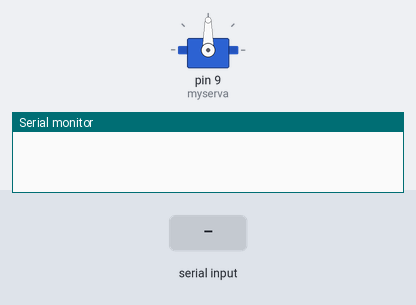
A sketch run on a simulated Arduino Uno, built with avr-gcc and run on an emulated ATmega328P. Parts: servo, the last lines printed to the serial monitor. Inputs (shaded band) come from the test bench.

Above: at 1.2 s.
1.3 s: "30,150\n" received over Serial
At 2.9 s:
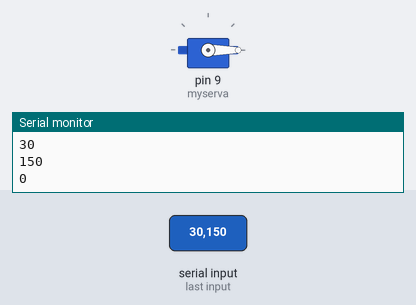
3.8 s: "90,45\n" received over Serial
At 4.1 s:
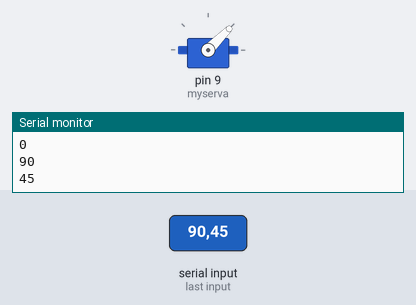
6.3 s: "200\n" received over Serial
At 7.1 s:
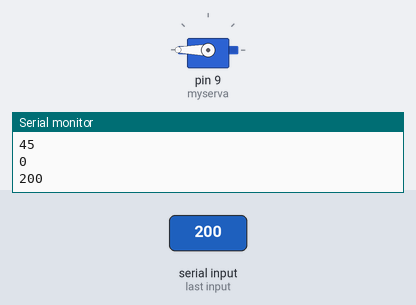
Timing chart, 0 to 9.3 s (numbered marks = the images above; inputs shaded):
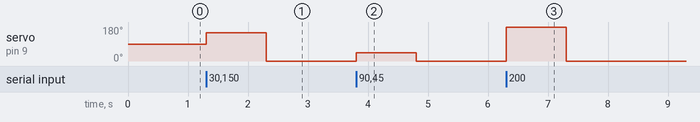

Measured:
- after the input at 1.3 s, servo on pin 9 (myserva): 90° → 150° at once, → 0° 1.0 s later
- after the input at 3.8 s, servo on pin 9 (myserva): 0° → 45° at once, → 0° 1.0 s later
- after the input at 6.3 s, servo on pin 9 (myserva): 0° → 180° at once, → 0° 1.0 s later

The sketch:

VIVODIT_ZNACHENIYA_SERVO.ino
```cpp
#include <Servo.h>

Servo myserva;
int abc;
int cba;

void setup() {
myserva.attach(9);

Serial.begin(9600);
}

void loop() {
if (Serial.available()){
 abc=Serial.parseInt();

 myserva.write(abc);
 Serial.println(abc);
}
}
```
